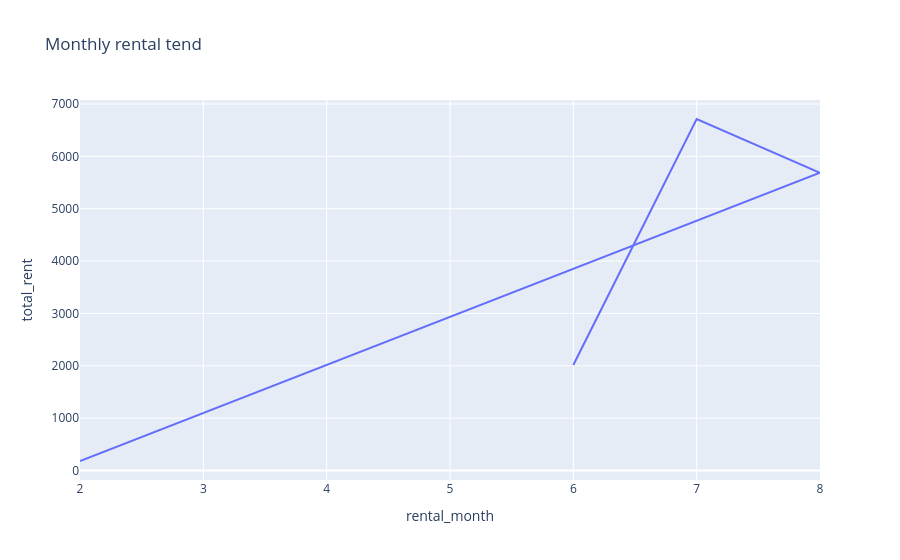

Notebook source saved alongside this figure:
### Code cell
# How do rentals change over time


px.line(
    df6,
    x='rental_month',
    y='total_rent',
    title='Monthly rental tend'
).show()

### Figure 1 — Plotly figure (JSON) as saved in the notebook; plotly's stock layout.template omitted (floating-point values rounded to 4 significant figures)
{"data": [{"hovertemplate": "rental_month=%{x}<br>total_rent=%{y}<extra></extra>", "legendgroup": "", "line": {"color": "#636efa", "dash": "solid"}, "marker": {"symbol": "circle"}, "mode": "lines", "name": "", "orientation": "v", "showlegend": false, "type": "scatter", "x": [6, 7, 8, 2], "xaxis": "x", "y": [2015, 6713, 5686, 182], "yaxis": "y"}], "layout": {"legend": {"tracegroupgap": 0}, "title": {"text": "Monthly rental tend"}, "xaxis": {"anchor": "y", "domain": [0, 1], "title": {"text": "rental_month"}}, "yaxis": {"anchor": "x", "domain": [0, 1], "title": {"text": "total_rent"}}}}
